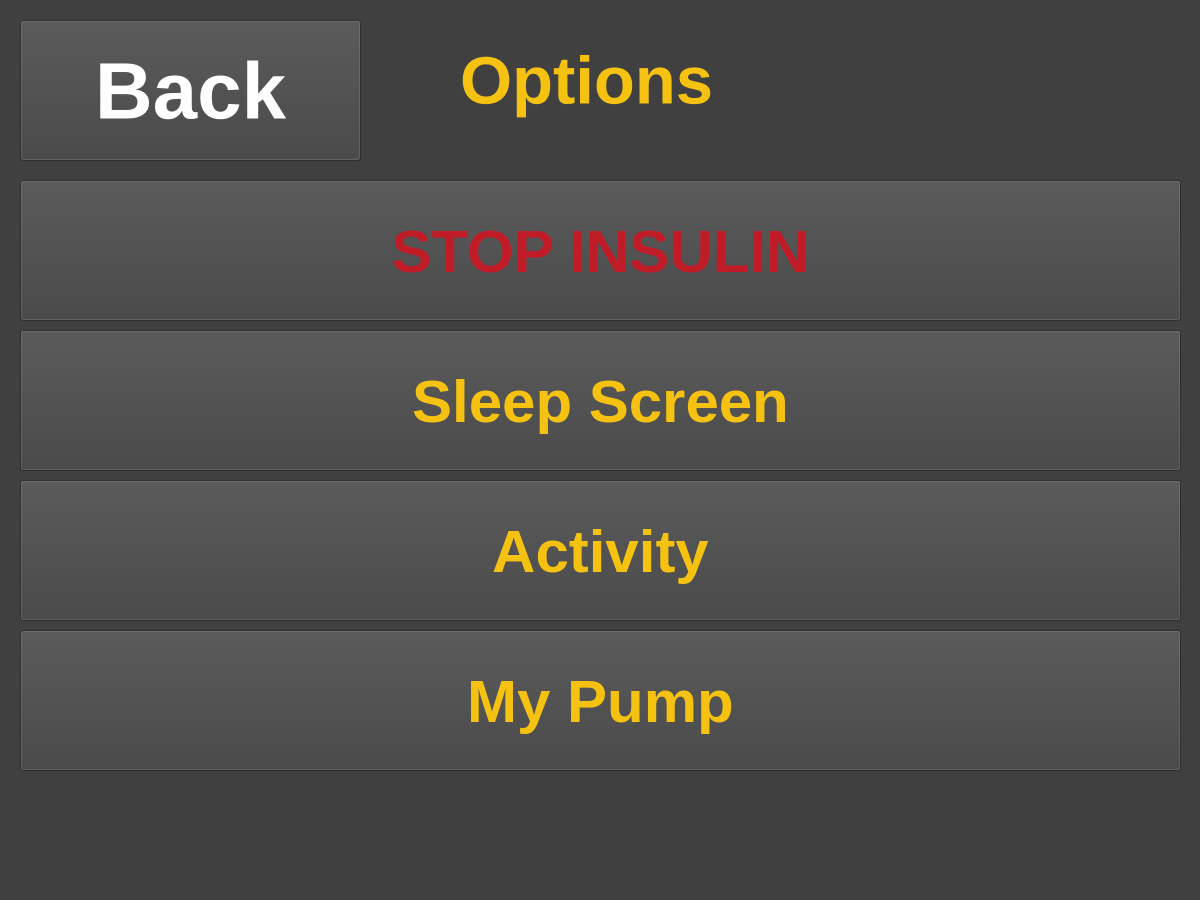
<?xml version="1.0" encoding="UTF-8"?>
<ui version="4.0">
 <class>Options1</class>
 <widget class="QWidget" name="Options1">
  <property name="geometry">
   <rect>
    <x>0</x>
    <y>0</y>
    <width>1200</width>
    <height>900</height>
   </rect>
  </property>
  <property name="windowTitle">
   <string>Form</string>
  </property>
  <property name="styleSheet">
   <string notr="true">background-color: rgb(64, 64, 65)</string>
  </property>
  <widget class="QPushButton" name="backButton">
   <property name="geometry">
    <rect>
     <x>20</x>
     <y>20</y>
     <width>341</width>
     <height>141</height>
    </rect>
   </property>
   <property name="font">
    <font>
     <pointsize>60</pointsize>
     <bold>true</bold>
    </font>
   </property>
   <property name="styleSheet">
    <string notr="true">color: rgb(255,255,255);
</string>
   </property>
   <property name="text">
    <string>Back</string>
   </property>
  </widget>
  <widget class="QLabel" name="label">
   <property name="geometry">
    <rect>
     <x>460</x>
     <y>40</y>
     <width>291</width>
     <height>81</height>
    </rect>
   </property>
   <property name="font">
    <font>
     <pointsize>50</pointsize>
     <bold>true</bold>
    </font>
   </property>
   <property name="styleSheet">
    <string notr="true">color: rgb(245, 194, 17)</string>
   </property>
   <property name="text">
    <string>Options</string>
   </property>
  </widget>
  <widget class="QPushButton" name="stopInsulinButton">
   <property name="geometry">
    <rect>
     <x>20</x>
     <y>180</y>
     <width>1161</width>
     <height>141</height>
    </rect>
   </property>
   <property name="font">
    <font>
     <pointsize>45</pointsize>
     <bold>true</bold>
    </font>
   </property>
   <property name="styleSheet">
    <string notr="true">color: rgb(192, 28, 40)</string>
   </property>
   <property name="text">
    <string>STOP INSULIN</string>
   </property>
   <property name="autoDefault">
    <bool>false</bool>
   </property>
   <property name="default">
    <bool>false</bool>
   </property>
   <property name="flat">
    <bool>false</bool>
   </property>
  </widget>
  <widget class="QPushButton" name="sleepButton">
   <property name="geometry">
    <rect>
     <x>20</x>
     <y>330</y>
     <width>1161</width>
     <height>141</height>
    </rect>
   </property>
   <property name="font">
    <font>
     <pointsize>45</pointsize>
     <bold>true</bold>
    </font>
   </property>
   <property name="styleSheet">
    <string notr="true">color: rgb(245, 194, 17)</string>
   </property>
   <property name="text">
    <string>Sleep Screen</string>
   </property>
   <property name="autoDefault">
    <bool>false</bool>
   </property>
   <property name="default">
    <bool>false</bool>
   </property>
   <property name="flat">
    <bool>false</bool>
   </property>
  </widget>
  <widget class="QPushButton" name="activityButton">
   <property name="geometry">
    <rect>
     <x>20</x>
     <y>480</y>
     <width>1161</width>
     <height>141</height>
    </rect>
   </property>
   <property name="font">
    <font>
     <pointsize>45</pointsize>
     <bold>true</bold>
    </font>
   </property>
   <property name="styleSheet">
    <string notr="true">color: rgb(245, 194, 17)</string>
   </property>
   <property name="text">
    <string>Activity</string>
   </property>
   <property name="autoDefault">
    <bool>false</bool>
   </property>
   <property name="default">
    <bool>false</bool>
   </property>
   <property name="flat">
    <bool>false</bool>
   </property>
  </widget>
  <widget class="QPushButton" name="myPumpButton">
   <property name="geometry">
    <rect>
     <x>20</x>
     <y>630</y>
     <width>1161</width>
     <height>141</height>
    </rect>
   </property>
   <property name="font">
    <font>
     <pointsize>45</pointsize>
     <bold>true</bold>
    </font>
   </property>
   <property name="styleSheet">
    <string notr="true">color: rgb(245, 194, 17)</string>
   </property>
   <property name="text">
    <string>My Pump</string>
   </property>
   <property name="autoDefault">
    <bool>false</bool>
   </property>
   <property name="default">
    <bool>false</bool>
   </property>
   <property name="flat">
    <bool>false</bool>
   </property>
  </widget>
 </widget>
 <resources/>
 <connections/>
</ui>
